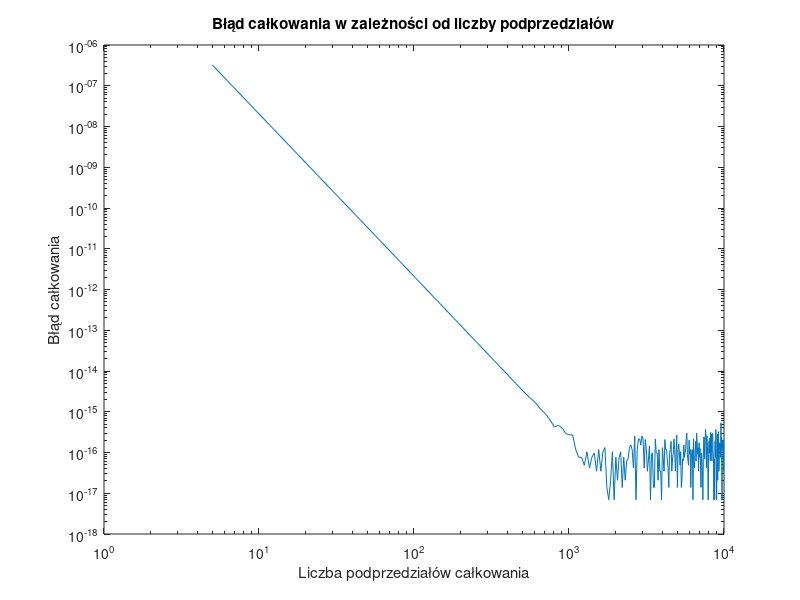

MATLAB code to generate this figure:
function [integration_error, Nt, ft_5, integral_1000] = zadanie1()
    % Numeryczne całkowanie metodą prostokątów.
    % Nt - wektor zawierający liczby podprzedziałów całkowania
    % integration_error - integration_error(1,i) zawiera błąd całkowania wyznaczony
    %   dla liczby podprzedziałów równej Nt(i). Zakładając, że obliczona wartość całki
    %   dla Nt(i) liczby podprzedziałów całkowania wyniosła integration_result,
    %   to integration_error(1,i) = abs(integration_result - reference_value),
    %   gdzie reference_value jest wartością referencyjną całki.
    % ft_5 - gęstość funkcji prawdopodobieństwa dla n=5
    % integral_1000 - całka od 0 do 5 funkcji gęstości prawdopodobieństwa
    %   dla 1000 podprzedziałów całkowania

    reference_value = 0.0473612919396179; % wartość referencyjna całki

    Nt = 5:50:10^4;
    integration_error = [];
    for i = 1:length(Nt)
		integration_error(i) = abs(simpson_integration(@f, Nt(i)) - reference_value);
	end

    ft_5 = f(5);
    integral_1000 = simpson_integration(@f, 1000);

    figure;
    loglog(Nt, integration_error);
    title('Błąd całkowania w zależności od liczby podprzedziałów');
    xlabel('Liczba podprzedziałów całkowania');
    ylabel('Błąd całkowania');
    saveas(gcf, 'zadanie3.png');

end

function d = f(t)
	sigma = 3;
	u = 10;
	d = 1/(sigma*sqrt(2*pi)) * exp(-((t-u).^2)/(2*sigma^2));
end

function result = simpson_integration(f, N)
    a = 0;
    b = 5;
    h = (b-a)/N;
    result = 0;
    for i = 1:N
        x1 = a + (i-1)*h;
		x2 = a + i*h;
        result = result + f(x1) + 4*f((x1+x2)/2) + f(x2);
    end
    result = result*h/6;
end